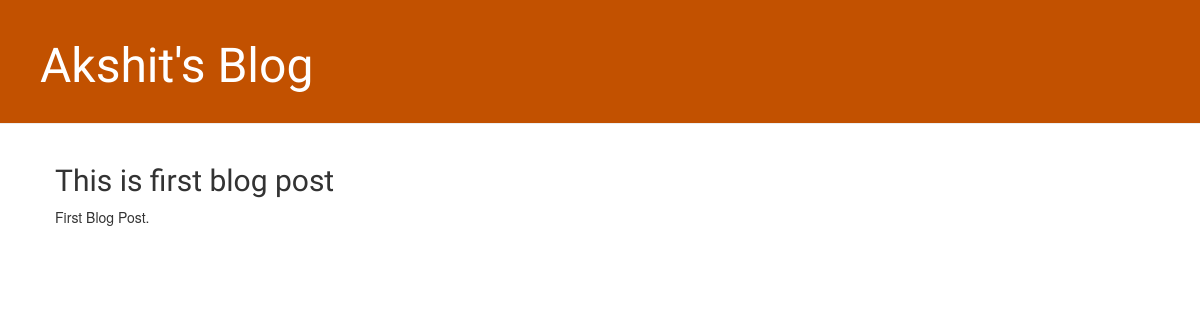
/post/1/, run on an earlier commit of the app's database.
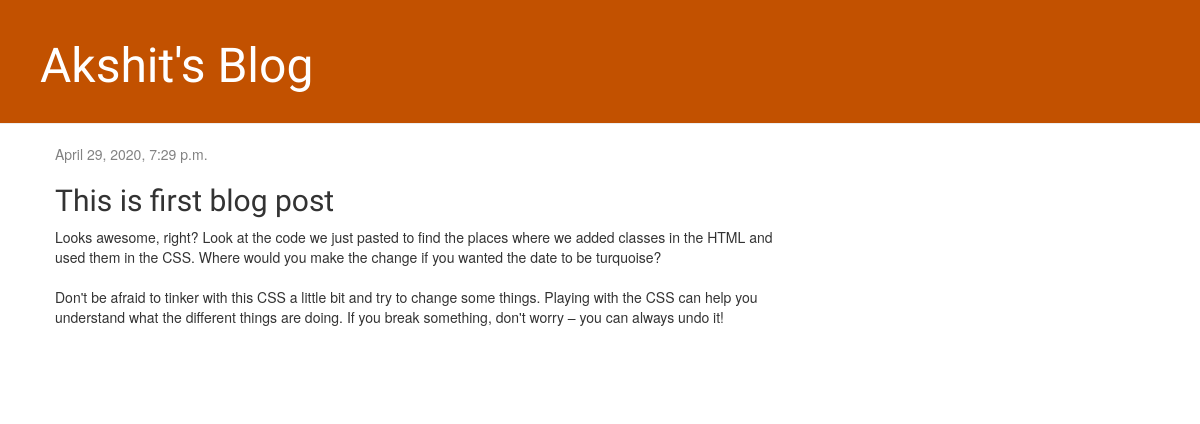
And on a later commit of the database.
### blog/models.py (models this page shows, shortened)
class Post(models.Model):
    author = models.ForeignKey(settings.AUTH_USER_MODEL, on_delete=models.CASCADE)
    title = models.CharField(max_length=200)
    text = models.TextField()
    created_date = models.DateTimeField(default=timezone.now)
    published_date = models.DateTimeField(blank=True, null=True)

### blog/views.py (the view)
# urls.py: path('post/<int:pk>/', views.post_detail, name='post_detail'),
def post_detail(request, pk):
    post = get_object_or_404(Post, pk=pk)
    return render(request, 'blog/post_detail.html', {'post': post})

### blog/templates/blog/post_detail.html
{% extends 'blog/base.html' %}
{% block content %}
    <div class="post">
        {% if post.published_date %}
            <div class="date">
                {{ post.published_date }}
            </div>
        {% endif %}
        <h2>{{ post.title }}</h2>
        <p>{{ post.text|linebreaksbr }}</p>
    </div>
{% endblock %}

### blog/templates/blog/base.html (shortened to what this page needs)
{% load static %}
<html>
    <head>
      <link rel="stylesheet" href="//maxcdn.bootstrapcdn.com/bootstrap/3.2.0/css/bootstrap.min.css">
      <link rel="stylesheet" href="//maxcdn.bootstrapcdn.com/bootstrap/3.2.0/css/bootstrap-theme.min.css">
      <link rel="stylesheet" href="{% static 'blog/css/blog.css' %}">
    </head>
    <body>
    <div class="page-header">
        <h1><a href="/">Akshit's Blog</a></h1>
    </div>
    <div class="content container">
        <div class="row">
            <div class="col-md-8">
            {% block content %}
            {% endblock %}
            </div>
        </div>
    </div>
</body>
</html>
</html>

### blog/static/blog/css/blog.css (style rules this page uses)
.page-header { background-color: #C25100; margin-top: 0; padding: 20px 20px 20px 40px; }
.page-header h1, .page-header h1 a, .page-header h1 a:visited, .page-header h1 a:active { color: #ffffff; font-size: 36pt; text-decoration: none; }
.content { margin-left: 40px; }
h1, h2, h3, h4 { font-family: 'Lobster', cursive; }
.date { color: #828282; }
.post { margin-bottom: 70px; }

What changed in the data, as far as the page shows it:
changed Post "This is first blog post": published_date (not shown) → "April 29, 2020, 7:29 p.m."; text "First Blog Post." → "Looks awesome, right? Look at the code we just pasted to find the places where we added classes in the HTML and used them in the CSS. Where would you make the change if you wanted the date to be turquoise? Don't be afraid to tinker with this CSS a little bit and try to change some things. Playing with the CSS can help you understand what the different things are doing. If you break something, don't worry – you can always undo it!"
